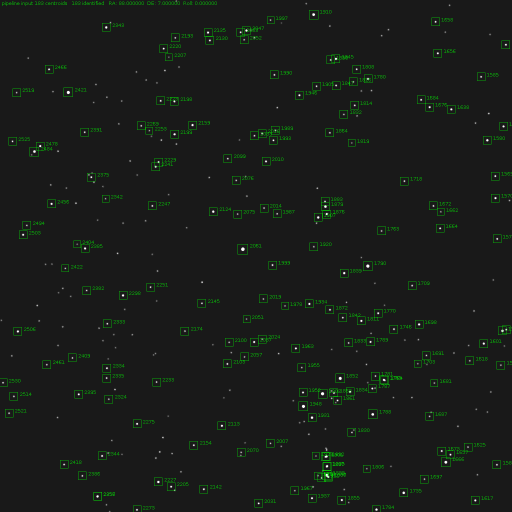
#> input picture project/Star_images/0_perfect_annotation.png, 1024 x 1024 px (shown at 1/2 size); its folder holds only this picture in this run
$ python -i utils.py   (imports and definitions only)   (older library calls are emulated)
#> lines starting #> are read from the running program, lines starting #| are printed output that depends on the picture
#> further down, picture is the input picture: shape (1024, 1024, 3); mean B, G, R 25.3, 28.6, 25.3
import cv2
import csv
import os
import numpy as np
import pywt
import zipfile
import gdown
from scipy.stats import norm
from scipy.spatial.distance import cdist


########################################
#   READING FILE
########################################

# [115 lines left out: functions load_ground_truth, download_and_load_images, read_custom_csv, estimate_blur, estimate_motion_blur, estimate_noise, not called in this run]


########################################
#  STAR DETECTION FUNCTIONS
########################################

def align_image(img):
    img_safe = img[img >= 10] #safe_lower
    mu, sigma = norm.fit(img_safe)
#> mu = 26.38; sigma = 15.02
    delta = 25.5 - mu  #denoised_peak
#> delta = -0.876
    aligned_img = np.clip(img + delta, 0, 255)
    return sigma,aligned_img

def denoise_image(img, wave='db2', level=3, k=3):

    sigma, aligned_img = align_image(img)
#> sigma = 15.02

    # Wavelet decomposition
    coeffs = pywt.wavedec2(aligned_img, wave, level=level)
#> coeffs = 4 items

    # Threshold based on noise
    T = k * sigma
#> T = 45.05

    # Process detail coefficients (skip approximation coeffs[0])
    coeffs_thresh = [coeffs[0]]  # keep the approximation untouched

    for detail_level in coeffs[1:]:
        cH, cV, cD = detail_level
        cH = pywt.threshold(cH, T, mode='soft')
        cV = pywt.threshold(cV, T, mode='soft')
        cD = pywt.threshold(cD, T, mode='soft')
        coeffs_thresh.append((cH, cV, cD))
#> this loop made 3 passes
#> pass 1, in denoise_image, `cH, cV, cD = detail_level`:
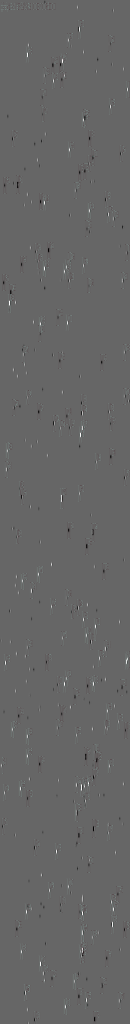
#> cH: shape (1024, 130, 3) float64; mean of channels 0, 1, 2 0.2, 0.2, 0.2; drawn with min black and max white
#> pass 1, in denoise_image, `cH, cV, cD = detail_level`:
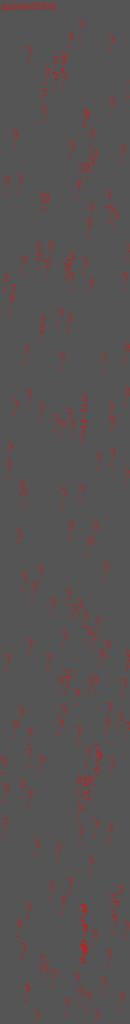
#> cV: shape (1024, 130, 3) float64; mean of channels 0, 1, 2 -1.3, -1.2, 2.5; drawn with min black and max white
#> pass 1, in denoise_image, `cH, cV, cD = detail_level`:
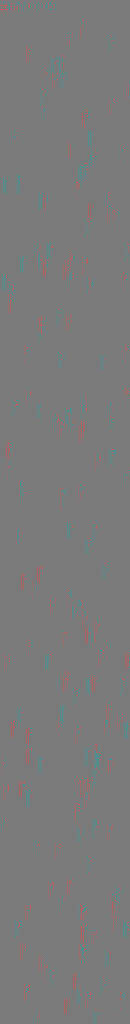
#> cD: shape (1024, 130, 3) float64; mean of channels 0, 1, 2 0, 0, 0; drawn with min black and max white
#> after the loop, coeffs_thresh = 4 items

    # Reconstruct denoised image
    denoised = pywt.waverec2(coeffs_thresh, wave)
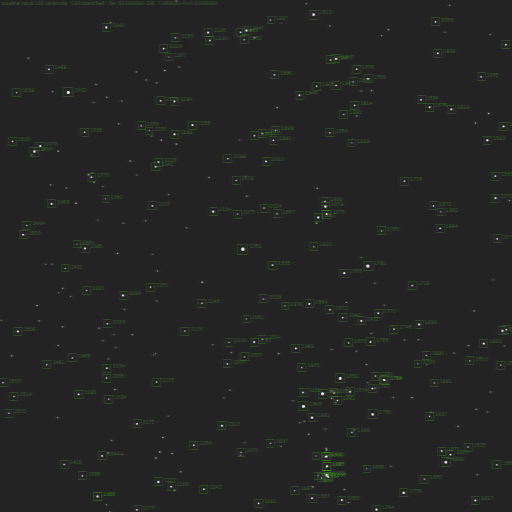
#> denoised: shape (1024, 1024, 4) float64 (shown at 1/2 size); mean of channels 0, 1, 2, 3 25, 26.3, 25.3, 25; drawn with min black and max white
    return np.clip(denoised, 0, 255).astype(np.uint8)


# [561 lines left out: functions detect_stars_multiscale_adaptive, detect_stars_multiscale, eccentric_map, basic_threshold, iwcog_helper, iterative_weighted_cog and 6 more, not called in this run]

>>> import cv2
>>> picture = cv2.imread('Star_images/0_perfect_annotation.png')
>>> result = denoise_image(picture)

$ run again, on project/Star_images/3 little_noise.png
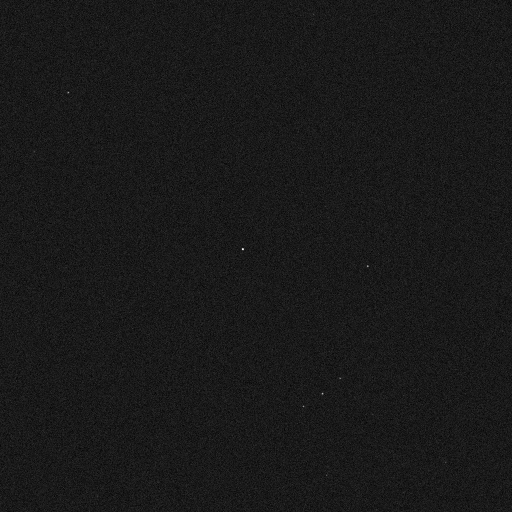
#> input picture project/Star_images/3 little_noise.png, 1024 x 1024 px (shown at 1/2 size)
#> picture is the input picture: shape (1024, 1024, 3); min 0, max 255, mean 25.1
#> in align_image, `mu, sigma = norm.fit(img_safe)`: mu = 27.77; sigma = 10.7
#> delta = -2.27
#> in denoise_image, `sigma, aligned_img = align_image(img)`: sigma = 10.7
#> coeffs = 4 items
#> T = 32.09
#> the loop in denoise_image, `for detail_level in coeffs[1:]:` made 3 passes
#> pass 1, in denoise_image, `cH, cV, cD = detail_level`:
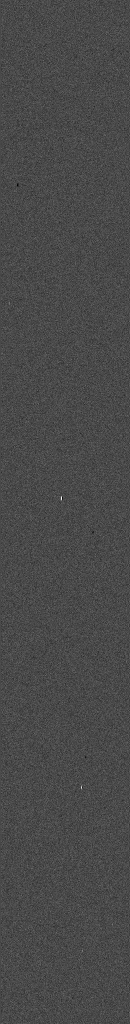
#> cH: shape (1024, 130, 3) float64; mean of channels 0, 1, 2 0.1, 0.1, 0.1; drawn with min black and max white
#> pass 1, in denoise_image, `cH, cV, cD = detail_level`:
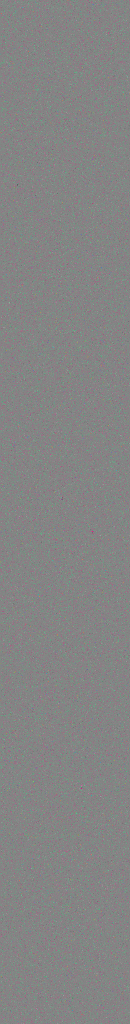
#> cD: shape (1024, 130, 3) float64; mean of channels 0, 1, 2 1.29e-18, 2.65e-17, -3.41e-17; drawn with min black and max white
#> after the loop in denoise_image, `for detail_level in coeffs[1:]:`: coeffs_thresh = 4 items
